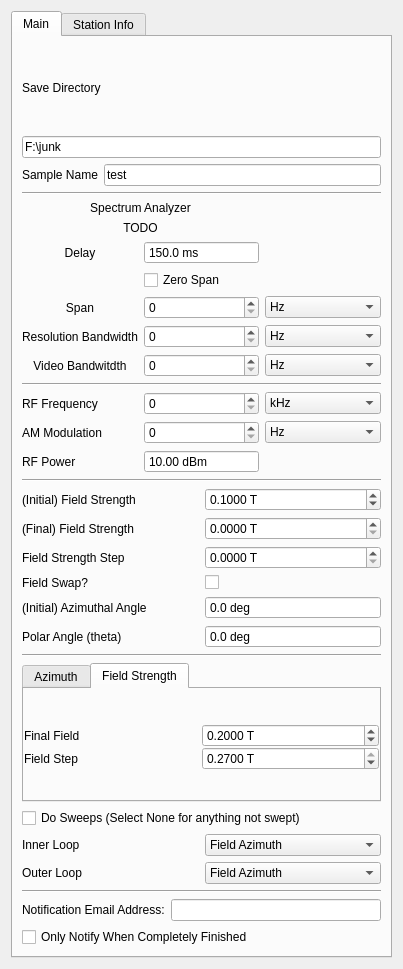
<?xml version="1.0" encoding="UTF-8"?>
<ui version="4.0">
 <class>Form</class>
 <widget class="QWidget" name="Form">
  <property name="geometry">
   <rect>
    <x>0</x>
    <y>0</y>
    <width>403</width>
    <height>969</height>
   </rect>
  </property>
  <property name="windowTitle">
   <string>Form</string>
  </property>
  <layout class="QVBoxLayout" name="verticalLayout">
   <item>
    <widget class="QTabWidget" name="tabWidget">
     <property name="currentIndex">
      <number>0</number>
     </property>
     <widget class="QWidget" name="tab">
      <attribute name="title">
       <string>Main</string>
      </attribute>
      <layout class="QVBoxLayout" name="verticalLayout_10">
       <item>
        <layout class="QGridLayout" name="save_params">
         <item row="2" column="0">
          <widget class="QLabel" name="label_12">
           <property name="enabled">
            <bool>true</bool>
           </property>
           <property name="text">
            <string>Sample Name</string>
           </property>
          </widget>
         </item>
         <item row="2" column="1">
          <widget class="QLineEdit" name="sample_name">
           <property name="text">
            <string>test</string>
           </property>
           <property name="placeholderText">
            <string>test</string>
           </property>
          </widget>
         </item>
         <item row="1" column="0" colspan="2">
          <widget class="QLineEdit" name="save_dir">
           <property name="text">
            <string>F:\junk</string>
           </property>
          </widget>
         </item>
         <item row="0" column="0" colspan="2">
          <widget class="QLabel" name="label_8">
           <property name="text">
            <string>Save Directory</string>
           </property>
          </widget>
         </item>
        </layout>
       </item>
       <item>
        <widget class="Line" name="line_3">
         <property name="orientation">
          <enum>Qt::Horizontal</enum>
         </property>
        </widget>
       </item>
       <item>
        <layout class="QGridLayout" name="lockin_params">
         <item row="5" column="1">
          <widget class="QSpinBox" name="rb">
           <property name="maximum">
            <number>999</number>
           </property>
          </widget>
         </item>
         <item row="6" column="1">
          <widget class="QSpinBox" name="vb">
           <property name="maximum">
            <number>999</number>
           </property>
          </widget>
         </item>
         <item row="5" column="2">
          <widget class="QComboBox" name="rb_mult">
           <item>
            <property name="text">
             <string>Hz</string>
            </property>
           </item>
           <item>
            <property name="text">
             <string>kHz</string>
            </property>
           </item>
           <item>
            <property name="text">
             <string>MHz</string>
            </property>
           </item>
           <item>
            <property name="text">
             <string>GHz</string>
            </property>
           </item>
          </widget>
         </item>
         <item row="6" column="0">
          <widget class="QLabel" name="label_23">
           <property name="text">
            <string>Video Bandwitdth</string>
           </property>
           <property name="alignment">
            <set>Qt::AlignCenter</set>
           </property>
          </widget>
         </item>
         <item row="5" column="0">
          <widget class="QLabel" name="label_18">
           <property name="text">
            <string>Resolution Bandwidth</string>
           </property>
           <property name="alignment">
            <set>Qt::AlignCenter</set>
           </property>
          </widget>
         </item>
         <item row="6" column="2">
          <widget class="QComboBox" name="vb_mult">
           <item>
            <property name="text">
             <string>Hz</string>
            </property>
           </item>
           <item>
            <property name="text">
             <string>kHz</string>
            </property>
           </item>
           <item>
            <property name="text">
             <string>MHz</string>
            </property>
           </item>
           <item>
            <property name="text">
             <string>GHz</string>
            </property>
           </item>
          </widget>
         </item>
         <item row="4" column="0">
          <widget class="QLabel" name="label_2">
           <property name="text">
            <string>Span</string>
           </property>
           <property name="alignment">
            <set>Qt::AlignCenter</set>
           </property>
          </widget>
         </item>
         <item row="3" column="1">
          <widget class="QCheckBox" name="zero_span">
           <property name="text">
            <string>Zero Span</string>
           </property>
          </widget>
         </item>
         <item row="2" column="1">
          <widget class="QDoubleSpinBox" name="delay">
           <property name="buttonSymbols">
            <enum>QAbstractSpinBox::NoButtons</enum>
           </property>
           <property name="suffix">
            <string> ms</string>
           </property>
           <property name="decimals">
            <number>1</number>
           </property>
           <property name="maximum">
            <double>5000.000000000000000</double>
           </property>
           <property name="value">
            <double>150.000000000000000</double>
           </property>
          </widget>
         </item>
         <item row="2" column="0">
          <widget class="QLabel" name="label_15">
           <property name="text">
            <string>Delay</string>
           </property>
           <property name="alignment">
            <set>Qt::AlignCenter</set>
           </property>
          </widget>
         </item>
         <item row="0" column="0" colspan="2">
          <widget class="QLabel" name="label_7">
           <property name="text">
            <string>Spectrum Analyzer</string>
           </property>
           <property name="alignment">
            <set>Qt::AlignCenter</set>
           </property>
          </widget>
         </item>
         <item row="1" column="0" colspan="2">
          <widget class="QLabel" name="label_3">
           <property name="text">
            <string>TODO</string>
           </property>
           <property name="alignment">
            <set>Qt::AlignCenter</set>
           </property>
          </widget>
         </item>
         <item row="4" column="1">
          <widget class="QSpinBox" name="span">
           <property name="maximum">
            <number>999</number>
           </property>
          </widget>
         </item>
         <item row="4" column="2">
          <widget class="QComboBox" name="span_mult">
           <item>
            <property name="text">
             <string>Hz</string>
            </property>
           </item>
           <item>
            <property name="text">
             <string>kHz</string>
            </property>
           </item>
           <item>
            <property name="text">
             <string>MHz</string>
            </property>
           </item>
           <item>
            <property name="text">
             <string>GHz</string>
            </property>
           </item>
          </widget>
         </item>
        </layout>
       </item>
       <item>
        <widget class="Line" name="line_2">
         <property name="orientation">
          <enum>Qt::Horizontal</enum>
         </property>
        </widget>
       </item>
       <item>
        <layout class="QGridLayout" name="field_params">
         <item row="1" column="0">
          <widget class="QLabel" name="label_4">
           <property name="text">
            <string>RF Frequency</string>
           </property>
          </widget>
         </item>
         <item row="1" column="2">
          <widget class="QComboBox" name="freq_start_mult">
           <item>
            <property name="text">
             <string>kHz</string>
            </property>
           </item>
           <item>
            <property name="text">
             <string>MHz</string>
            </property>
           </item>
           <item>
            <property name="text">
             <string>GHz</string>
            </property>
           </item>
          </widget>
         </item>
         <item row="4" column="1">
          <widget class="QDoubleSpinBox" name="rf_power">
           <property name="buttonSymbols">
            <enum>QAbstractSpinBox::NoButtons</enum>
           </property>
           <property name="suffix">
            <string> dBm</string>
           </property>
           <property name="maximum">
            <double>25.000000000000000</double>
           </property>
           <property name="value">
            <double>10.000000000000000</double>
           </property>
          </widget>
         </item>
         <item row="4" column="0">
          <widget class="QLabel" name="label_13">
           <property name="text">
            <string>RF Power</string>
           </property>
          </widget>
         </item>
         <item row="2" column="0">
          <widget class="QLabel" name="label">
           <property name="text">
            <string>AM Modulation</string>
           </property>
          </widget>
         </item>
         <item row="2" column="2">
          <widget class="QComboBox" name="AM_freq_mult">
           <item>
            <property name="text">
             <string>Hz</string>
            </property>
           </item>
           <item>
            <property name="text">
             <string>kHz</string>
            </property>
           </item>
          </widget>
         </item>
         <item row="1" column="1">
          <widget class="QSpinBox" name="freq_start">
           <property name="maximum">
            <number>999</number>
           </property>
          </widget>
         </item>
         <item row="2" column="1">
          <widget class="QDoubleSpinBox" name="AM_freq">
           <property name="decimals">
            <number>0</number>
           </property>
           <property name="maximum">
            <double>999999.000000000000000</double>
           </property>
          </widget>
         </item>
        </layout>
       </item>
       <item>
        <widget class="Line" name="line">
         <property name="orientation">
          <enum>Qt::Horizontal</enum>
         </property>
        </widget>
       </item>
       <item>
        <layout class="QGridLayout" name="initial_params">
         <item row="2" column="1">
          <widget class="QLabel" name="label_5">
           <property name="text">
            <string>Field Strength Step</string>
           </property>
          </widget>
         </item>
         <item row="1" column="2">
          <widget class="QDoubleSpinBox" name="field_end">
           <property name="suffix">
            <string> T</string>
           </property>
           <property name="decimals">
            <number>4</number>
           </property>
          </widget>
         </item>
         <item row="0" column="1">
          <widget class="QLabel" name="label_20">
           <property name="text">
            <string>(Initial) Field Strength</string>
           </property>
          </widget>
         </item>
         <item row="4" column="1">
          <widget class="QLabel" name="label_14">
           <property name="text">
            <string>(Initial) Azimuthal Angle</string>
           </property>
          </widget>
         </item>
         <item row="5" column="1">
          <widget class="QLabel" name="label_17">
           <property name="text">
            <string>Polar Angle (theta)</string>
           </property>
          </widget>
         </item>
         <item row="0" column="2">
          <widget class="QDoubleSpinBox" name="field_start">
           <property name="suffix">
            <string> T</string>
           </property>
           <property name="decimals">
            <number>4</number>
           </property>
           <property name="value">
            <double>0.100000000000000</double>
           </property>
          </widget>
         </item>
         <item row="4" column="2">
          <widget class="QDoubleSpinBox" name="azimuth_start">
           <property name="buttonSymbols">
            <enum>QAbstractSpinBox::NoButtons</enum>
           </property>
           <property name="suffix">
            <string> deg</string>
           </property>
           <property name="decimals">
            <number>1</number>
           </property>
           <property name="minimum">
            <double>-360.000000000000000</double>
           </property>
           <property name="maximum">
            <double>360.000000000000000</double>
           </property>
           <property name="singleStep">
            <double>0.500000000000000</double>
           </property>
           <property name="value">
            <double>0.000000000000000</double>
           </property>
          </widget>
         </item>
         <item row="5" column="2">
          <widget class="QDoubleSpinBox" name="polar_angle">
           <property name="buttonSymbols">
            <enum>QAbstractSpinBox::NoButtons</enum>
           </property>
           <property name="suffix">
            <string> deg</string>
           </property>
           <property name="decimals">
            <number>1</number>
           </property>
           <property name="minimum">
            <double>-90.000000000000000</double>
           </property>
           <property name="maximum">
            <double>90.000000000000000</double>
           </property>
           <property name="singleStep">
            <double>0.010000000000000</double>
           </property>
          </widget>
         </item>
         <item row="2" column="2">
          <widget class="QDoubleSpinBox" name="field_step">
           <property name="suffix">
            <string> T</string>
           </property>
           <property name="decimals">
            <number>4</number>
           </property>
          </widget>
         </item>
         <item row="1" column="1">
          <widget class="QLabel" name="label_16">
           <property name="text">
            <string>(Final) Field Strength</string>
           </property>
          </widget>
         </item>
         <item row="3" column="1">
          <widget class="QLabel" name="label_6">
           <property name="text">
            <string>Field Swap?</string>
           </property>
          </widget>
         </item>
         <item row="3" column="2">
          <widget class="QCheckBox" name="field_swap">
           <property name="text">
            <string/>
           </property>
          </widget>
         </item>
        </layout>
       </item>
       <item>
        <widget class="Line" name="line_4">
         <property name="orientation">
          <enum>Qt::Horizontal</enum>
         </property>
        </widget>
       </item>
       <item>
        <widget class="QTabWidget" name="sweep_type_tab">
         <property name="enabled">
          <bool>true</bool>
         </property>
         <property name="sizePolicy">
          <sizepolicy hsizetype="Expanding" vsizetype="Preferred">
           <horstretch>0</horstretch>
           <verstretch>0</verstretch>
          </sizepolicy>
         </property>
         <property name="maximumSize">
          <size>
           <width>500</width>
           <height>16777215</height>
          </size>
         </property>
         <property name="tabPosition">
          <enum>QTabWidget::North</enum>
         </property>
         <property name="currentIndex">
          <number>1</number>
         </property>
         <widget class="QWidget" name="angle_tab">
          <attribute name="title">
           <string>Azimuth</string>
          </attribute>
          <layout class="QVBoxLayout" name="verticalLayout_5">
           <property name="spacing">
            <number>0</number>
           </property>
           <property name="leftMargin">
            <number>0</number>
           </property>
           <property name="topMargin">
            <number>6</number>
           </property>
           <property name="rightMargin">
            <number>0</number>
           </property>
           <property name="bottomMargin">
            <number>0</number>
           </property>
           <item>
            <layout class="QGridLayout" name="angle_params">
             <item row="0" column="0">
              <widget class="QLabel" name="label_19">
               <property name="text">
                <string>Final Angle</string>
               </property>
              </widget>
             </item>
             <item row="0" column="1">
              <widget class="QDoubleSpinBox" name="azimuth_end">
               <property name="suffix">
                <string> deg</string>
               </property>
               <property name="decimals">
                <number>1</number>
               </property>
               <property name="maximum">
                <double>360.000000000000000</double>
               </property>
               <property name="singleStep">
                <double>0.500000000000000</double>
               </property>
               <property name="value">
                <double>170.000000000000000</double>
               </property>
              </widget>
             </item>
             <item row="1" column="1">
              <widget class="QDoubleSpinBox" name="azimuth_step">
               <property name="suffix">
                <string> deg</string>
               </property>
               <property name="decimals">
                <number>1</number>
               </property>
               <property name="maximum">
                <double>360.000000000000000</double>
               </property>
               <property name="singleStep">
                <double>0.500000000000000</double>
               </property>
               <property name="value">
                <double>10.000000000000000</double>
               </property>
              </widget>
             </item>
             <item row="1" column="0">
              <widget class="QLabel" name="label_9">
               <property name="text">
                <string>Angle Step</string>
               </property>
              </widget>
             </item>
            </layout>
           </item>
          </layout>
         </widget>
         <widget class="QWidget" name="freq_tab">
          <attribute name="title">
           <string>Field Strength</string>
          </attribute>
          <layout class="QVBoxLayout" name="verticalLayout_8">
           <property name="spacing">
            <number>0</number>
           </property>
           <property name="leftMargin">
            <number>0</number>
           </property>
           <property name="topMargin">
            <number>6</number>
           </property>
           <property name="rightMargin">
            <number>0</number>
           </property>
           <property name="bottomMargin">
            <number>0</number>
           </property>
           <item>
            <layout class="QGridLayout" name="freq_params">
             <item row="0" column="0">
              <widget class="QLabel" name="label_10">
               <property name="text">
                <string>Final Field</string>
               </property>
              </widget>
             </item>
             <item row="0" column="1">
              <widget class="QDoubleSpinBox" name="field_end_3">
               <property name="suffix">
                <string> T</string>
               </property>
               <property name="decimals">
                <number>4</number>
               </property>
               <property name="maximum">
                <double>0.300000000000000</double>
               </property>
               <property name="singleStep">
                <double>0.500000000000000</double>
               </property>
               <property name="value">
                <double>0.200000000000000</double>
               </property>
              </widget>
             </item>
             <item row="1" column="0">
              <widget class="QLabel" name="label_11">
               <property name="text">
                <string>Field Step</string>
               </property>
              </widget>
             </item>
             <item row="1" column="1">
              <widget class="QDoubleSpinBox" name="field_step_3">
               <property name="suffix">
                <string> T</string>
               </property>
               <property name="decimals">
                <number>4</number>
               </property>
               <property name="maximum">
                <double>0.270000000000000</double>
               </property>
               <property name="singleStep">
                <double>0.500000000000000</double>
               </property>
               <property name="value">
                <double>0.270000000000000</double>
               </property>
              </widget>
             </item>
            </layout>
           </item>
          </layout>
         </widget>
        </widget>
       </item>
       <item>
        <widget class="QCheckBox" name="do_sweeps">
         <property name="text">
          <string>Do Sweeps (Select None for anything not swept)</string>
         </property>
        </widget>
       </item>
       <item>
        <layout class="QGridLayout" name="gridLayout_2">
         <item row="1" column="0">
          <widget class="QLabel" name="label_22">
           <property name="text">
            <string>Outer Loop</string>
           </property>
          </widget>
         </item>
         <item row="0" column="0">
          <widget class="QLabel" name="label_21">
           <property name="text">
            <string>Inner Loop</string>
           </property>
          </widget>
         </item>
         <item row="0" column="1">
          <widget class="QComboBox" name="sweep_param_1">
           <property name="currentIndex">
            <number>0</number>
           </property>
           <item>
            <property name="text">
             <string>Field Azimuth</string>
            </property>
           </item>
           <item>
            <property name="text">
             <string>Field_Strength</string>
            </property>
           </item>
           <item>
            <property name="text">
             <string>None</string>
            </property>
           </item>
          </widget>
         </item>
         <item row="1" column="1">
          <widget class="QComboBox" name="sweep_param_2">
           <property name="currentIndex">
            <number>0</number>
           </property>
           <item>
            <property name="text">
             <string>Field Azimuth</string>
            </property>
           </item>
           <item>
            <property name="text">
             <string>Field Strength</string>
            </property>
           </item>
           <item>
            <property name="text">
             <string>None</string>
            </property>
           </item>
          </widget>
         </item>
        </layout>
       </item>
       <item>
        <widget class="Line" name="line_5">
         <property name="orientation">
          <enum>Qt::Horizontal</enum>
         </property>
        </widget>
       </item>
       <item>
        <layout class="QHBoxLayout" name="horizontalLayout">
         <item>
          <widget class="QLabel" name="label_24">
           <property name="text">
            <string>Notification Email Address:</string>
           </property>
          </widget>
         </item>
         <item>
          <widget class="QLineEdit" name="notify_email"/>
         </item>
        </layout>
       </item>
       <item>
        <widget class="QCheckBox" name="notify_at_end">
         <property name="text">
          <string>Only Notify When Completely Finished</string>
         </property>
        </widget>
       </item>
      </layout>
     </widget>
     <widget class="QWidget" name="tab_3">
      <attribute name="title">
       <string>Station Info</string>
      </attribute>
      <layout class="QVBoxLayout" name="verticalLayout_4">
       <item>
        <layout class="QGridLayout" name="station_params">
         <item row="0" column="0">
          <widget class="QLabel" name="label_12">
           <property name="enabled">
            <bool>true</bool>
           </property>
           <property name="text">
            <string>Probe Station</string>
           </property>
          </widget>
         </item>
         <item row="0" column="1">
          <widget class="QLabel" name="station_name">
           <property name="enabled">
            <bool>true</bool>
           </property>
          </widget>
         </item>
         <item row="2" column="0" colspan="2">
          <widget class="QLineEdit" name="calib_file"/>
         </item>
         <item row="1" column="0">
          <widget class="QLabel" name="label_12">
           <property name="enabled">
            <bool>true</bool>
           </property>
           <property name="text">
            <string>Calibration File</string>
           </property>
          </widget>
         </item>
        </layout>
       </item>
       <item>
        <spacer name="verticalSpacer_2">
         <property name="orientation">
          <enum>Qt::Vertical</enum>
         </property>
         <property name="sizeHint" stdset="0">
          <size>
           <width>20</width>
           <height>842</height>
          </size>
         </property>
        </spacer>
       </item>
      </layout>
     </widget>
    </widget>
   </item>
  </layout>
 </widget>
 <resources/>
 <connections/>
</ui>
